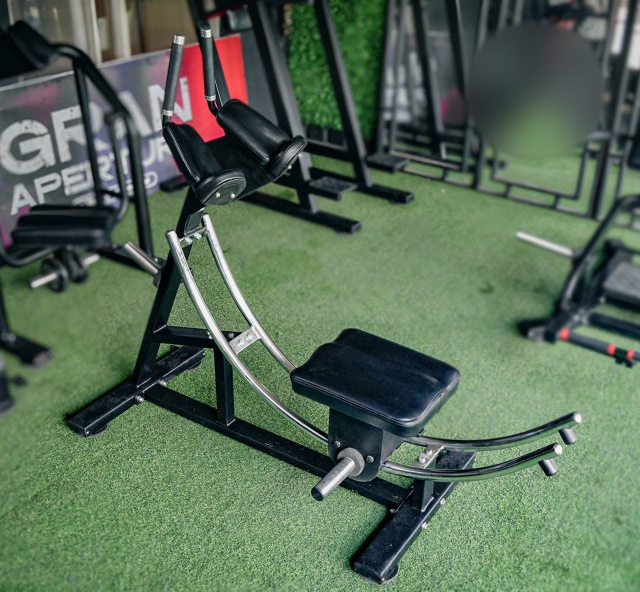
#> input picture ml/recognition-yolo/data/real_photos/abdominal/abdominal--u31.jpg, 1280 x 1184 px (shown at 1/2 size)
$ python -i cv_tools.py   (imports and definitions only)   (older library calls are emulated)
#> lines starting #> are read from the running program, lines starting #| are printed output that depends on the picture
#> further down, picture is the input picture: shape (1184, 1280, 3); mean B, G, R 87.6, 108.1, 88.8
"""Utilidades OpenCV compartidas por los pipelines de visión (`ml/detection`, `ml/recognition-yolo`).

USO EXCLUSIVAMENTE OFFLINE (preparar datos y evaluar en el PC / Colab). La app móvil no ejecuta
OpenCV: todo lo que se haga aquí al entrenar debe ser algo que el modelo aprenda a tolerar, nunca un
paso que la app tendría que repetir. La única excepción es `center_square_crop_resize`, que replica
el recorte de `src/features/machines/api/machineRecognition.ts` para evaluar con la misma entrada que la app.

Qué aporta cada función a la calidad del modelo:
  - `image_quality`        detecta fotos borrosas, oscuras o diminutas antes de entrenar con ellas.
  - `dhash` / `group_near_duplicates`
                           agrupan fotos casi idénticas (recortes, espejos, re-compresiones) para que
                           NO queden repartidas entre train y val/test (fuga de datos que infla métricas).
  - `augment_photometric`  aumentos que no mueven píxeles (luz, sombra, desenfoque, ruido, JPEG, CLAHE):
                           sirven igual para clasificación y detección porque las cajas no cambian.
  - `sharpness_ok`         filtro de fotogramas borrosos para la cámara en vivo del PC.

CLI:
    python ml/cv_tools.py audit RUTA_FOTOS [--out informe.json] [--dup-threshold 6]
"""
from __future__ import annotations

import argparse
import json
import sys
from dataclasses import asdict, dataclass
from pathlib import Path

import cv2
import numpy as np

IMAGE_EXTS = {".jpg", ".jpeg", ".png", ".webp", ".bmp"}


# --------------------------------------------------------------------------------------
# Lectura / escritura robustas (rutas con tildes o espacios en Windows, WebP, etc.)
# --------------------------------------------------------------------------------------
# [16 lines left out: functions read_image, write_jpeg, not called in this run]


# --------------------------------------------------------------------------------------
# Calidad de imagen
# --------------------------------------------------------------------------------------
@dataclass(frozen=True)
class QualityThresholds:
    min_side: int = 224          # px del lado menor; por debajo se pierde detalle al llegar a 224/640
    min_sharpness: float = 20.0  # varianza del Laplaciano (gris, lado mayor normalizado a 512 px)
    min_brightness: float = 40.0 # media de gris (0..255)
    max_bright_flat: float = 240.0  # media muy alta Y contraste bajo = imagen lavada
    min_contrast: float = 8.0    # desviación estándar de gris; menos = imagen casi uniforme


def image_quality(image: np.ndarray, thresholds: QualityThresholds = QualityThresholds()) -> dict:
    """Métricas objetivas y motivos de rechazo. No decide por sí sola: el llamador elige qué hacer."""
    height, width = image.shape[:2]
#> height = 1184; width = 1280
    gray = cv2.cvtColor(image, cv2.COLOR_BGR2GRAY)
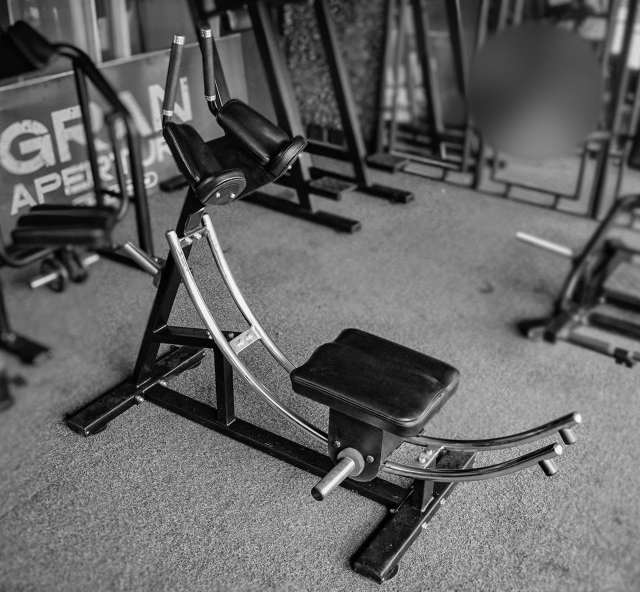
#> gray: shape (1184, 1280) (shown at 1/2 size); min 0, max 255, mean 100
    scale = 512 / max(height, width)
#> scale = 0.4
    small = cv2.resize(gray, None, fx=scale, fy=scale, interpolation=cv2.INTER_AREA) if scale < 1 else gray
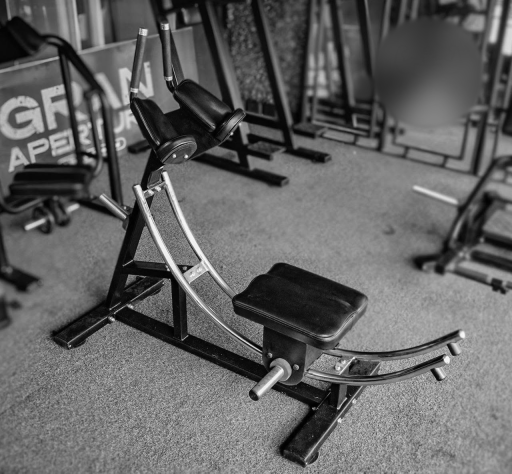
#> small: shape (474, 512); min 0, max 250, mean 100
    sharpness = float(cv2.Laplacian(small, cv2.CV_64F).var())
#> sharpness = 1293
    brightness = float(gray.mean())
#> brightness = 99.99
    contrast = float(gray.std())
#> contrast = 49.91
    reasons = []
    if min(height, width) < thresholds.min_side:
        reasons.append("baja_resolucion")
    if contrast < thresholds.min_contrast:
        reasons.append("sin_contenido")
    elif sharpness < thresholds.min_sharpness:
        reasons.append("borrosa")
    if brightness < thresholds.min_brightness:
        reasons.append("muy_oscura")
    if brightness > thresholds.max_bright_flat and contrast < 25:
        reasons.append("lavada")
    return {"ancho": width, "alto": height, "nitidez": round(sharpness, 2),
            "brillo": round(brightness, 1), "contraste": round(contrast, 1),
            "motivos": reasons, "ok": not reasons}


def sharpness_ok(frame: np.ndarray, min_sharpness: float = 20.0) -> bool:
    """Filtro rápido para la cámara en vivo: descarta fotogramas movidos antes de inferir."""
    return image_quality(frame, QualityThresholds(min_sharpness=min_sharpness))["nitidez"] >= min_sharpness


# --------------------------------------------------------------------------------------
# Casi-duplicados
# --------------------------------------------------------------------------------------
# [10 lines left out: function dhash, not called in this run]


def hamming(a: int, b: int) -> int:
    return bin(a ^ b).count("1")


# [52 lines left out: functions group_near_duplicates, center_square_crop_resize, _gamma, _brightness_contrast, not called in this run]


def _color_temperature(image: np.ndarray, rng: np.random.Generator, strength: float) -> np.ndarray:
    gains = 1 + rng.uniform(-0.08, 0.08, size=3) * strength  # B, G, R
    return np.clip(image.astype(np.float32) * gains, 0, 255).astype(np.uint8)


# [40 lines left out: functions _shadow, _blur, _noise, _jpeg, _clahe, not called in this run]


_PHOTOMETRIC_OPS = [  # (función, probabilidad)
    (_gamma, 0.6), (_brightness_contrast, 0.6), (_color_temperature, 0.4), (_shadow, 0.35),
    (_blur, 0.25), (_noise, 0.3), (_clahe, 0.2), (_jpeg, 0.5),
]


# [50 lines left out: functions augment_photometric, audit_folder, main, not called in this run]


# [2 lines not run here, left out]

>>> import cv2
>>> picture = cv2.imread('recognition-yolo/data/real_photos/abdominal/abdominal--u31.jpg')
>>> result = image_quality(picture)
#> result = {'ancho': 1280, 'alto': 1184, 'nitidez': 1293, 'brillo': 100, 'contraste': 49.9, 'motivos': [], 'ok': True}
